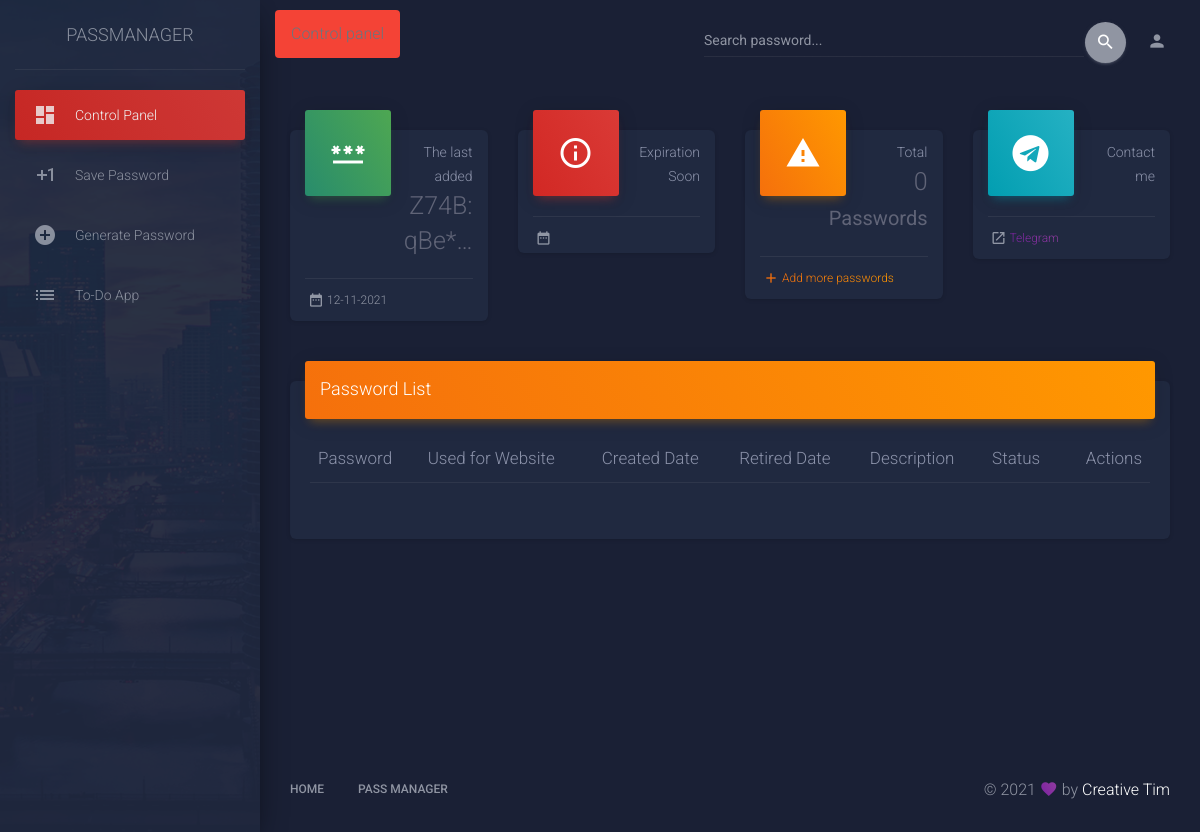
The page /control_panel/ (signed in) on the database as committed earlier.
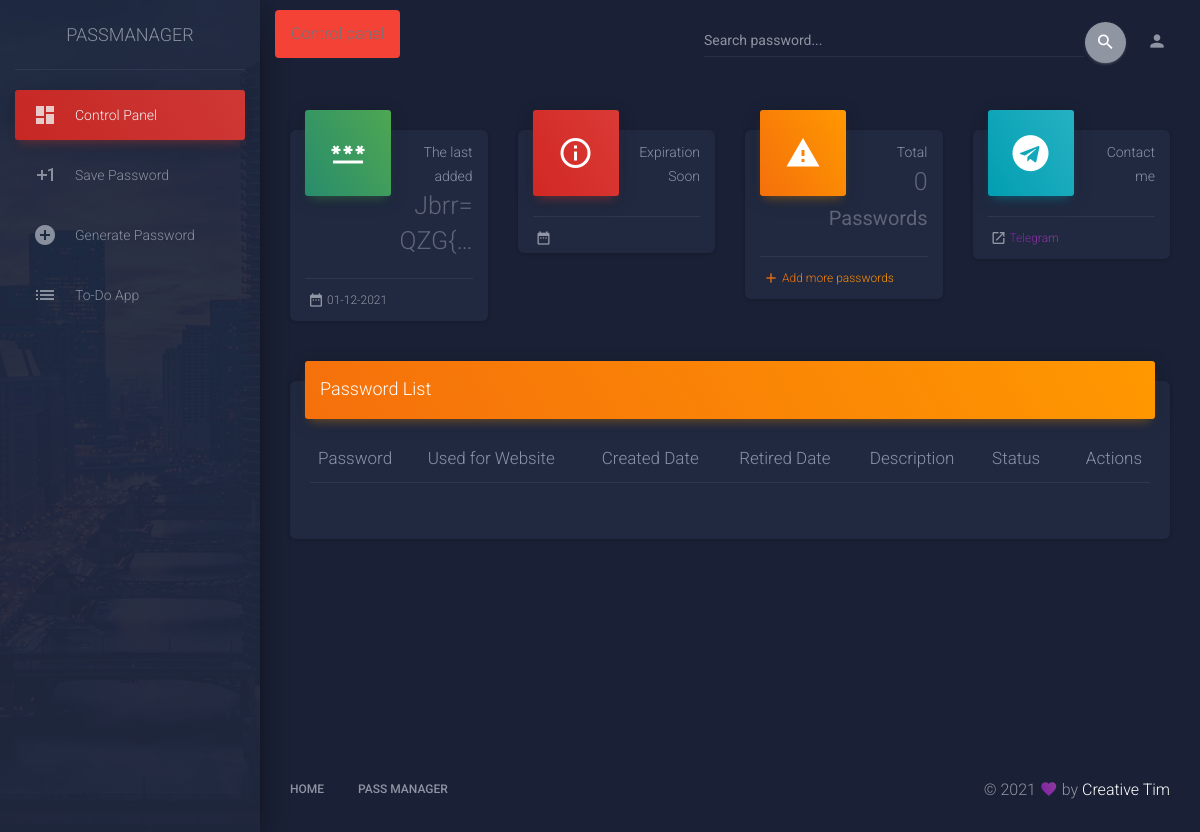
The same page on the database as committed later.
### manager/models.py (models this page shows)
class PasswordModel(models.Model):
    user = models.ForeignKey(
        User, on_delete=models.CASCADE, null=True, blank=True)
    password = models.CharField(max_length=32, null=True, blank=False)
    created_date = models.DateField()
    retired_date = models.DateField(null=False, blank=False)
    used_for_website = models.CharField(max_length=63)
    description = models.TextField(max_length=254)

### manager/views.py (the view)
# urls.py: path('control_panel/', ControlPanelView.as_view(), name='control_panel'),
class ControlPanelView(LoginRequiredMixin, ListView):
    login_url = "login"
    model = PasswordModel
    def get(self, request, *args, **kwargs):
        qs = PasswordModel.objects.filter(user=self.request.user).order_by('-id')
        p = Paginator(qs, 5)
        page_number = self.request.GET.get('page')
        try:
            page_obj = p.get_page(page_number)
        except PageNotAnInteger:
            page_obj = p.page(1)
        except EmptyPage:
            page_obj = p.page(p.num_pages)
        now = timezone.now()
        end_date = now + datetime.timedelta(days=15)
        closest_date = PasswordModel.objects.filter(
            Q(user=self.request.user) &
            Q(retired_date__gte=now)).order_by('retired_date').first()
        notifications = PasswordModel.objects.filter(
            Q(user=self.request.user) &
            Q(retired_date__range=[now, end_date]))
        last_item = PasswordModel.objects.last()
        kwargs = kwargs | {
            'last_item': last_item,
            'closest_date': closest_date,
            'records': qs.count(),
            'page_obj': page_obj,
            'notifications': notifications,
            'notifications_count': notifications.count(),
        }
        return render(request, "manager/control_panel.html", kwargs)

### utilities/templates/manager/control_panel.html (shortened to what the changed rows need)
{% extends 'base.html' %}
{% load static %}
{% block content %}
<div class="row">
    <div class="col-xl-3 col-lg-6 col-md-6 col-sm-6">
        <div class="card card-stats">
            <div class="card-header card-header-success card-header-icon">
                <div class="card-icon">
                    <i class="material-icons">password</i>
                </div>
                <p class="card-category">The last added</p>
                <h3 class="card-title">{{last_item.password|truncatechars:10}}</h3>
            </div>
            <div class="card-footer">
                <div class="stats">
                    <i class="material-icons">date_range</i>{{last_item.created_date}}
                </div>
            </div>
        </div>
    </div>
</div>
<div class="row">
    <div class="col-md-12">
        <div class="card">
            <div class="card-body">
                <div class="table-responsive">
                    <table class="table">
                        <thead class="text-primary">
                            <th>
                                Password
                            </th>
                            <th>
                                Used for Website
                            </th>
                            <th>
                                Created Date
                            </th>
                            <th>
                                Retired Date
                            </th>
                            <th>
                                Description
                            </th>
                            <th>
                                Status
                            </th>
                            <th class="text-right">
                                Actions
                            </th>
                        </thead>
                    </table>
                </div>
            </div>
        </div>
    </div>
</div>
{% endblock content %}

Rows that differ between the two databases and show on the page:
no longer on this page (row unchanged): PasswordModel: password "Z74B:qBe*…", created_date "12-11-2021"
added PasswordModel: password "Jbrr=QZG{…", created_date "01-12-2021"
